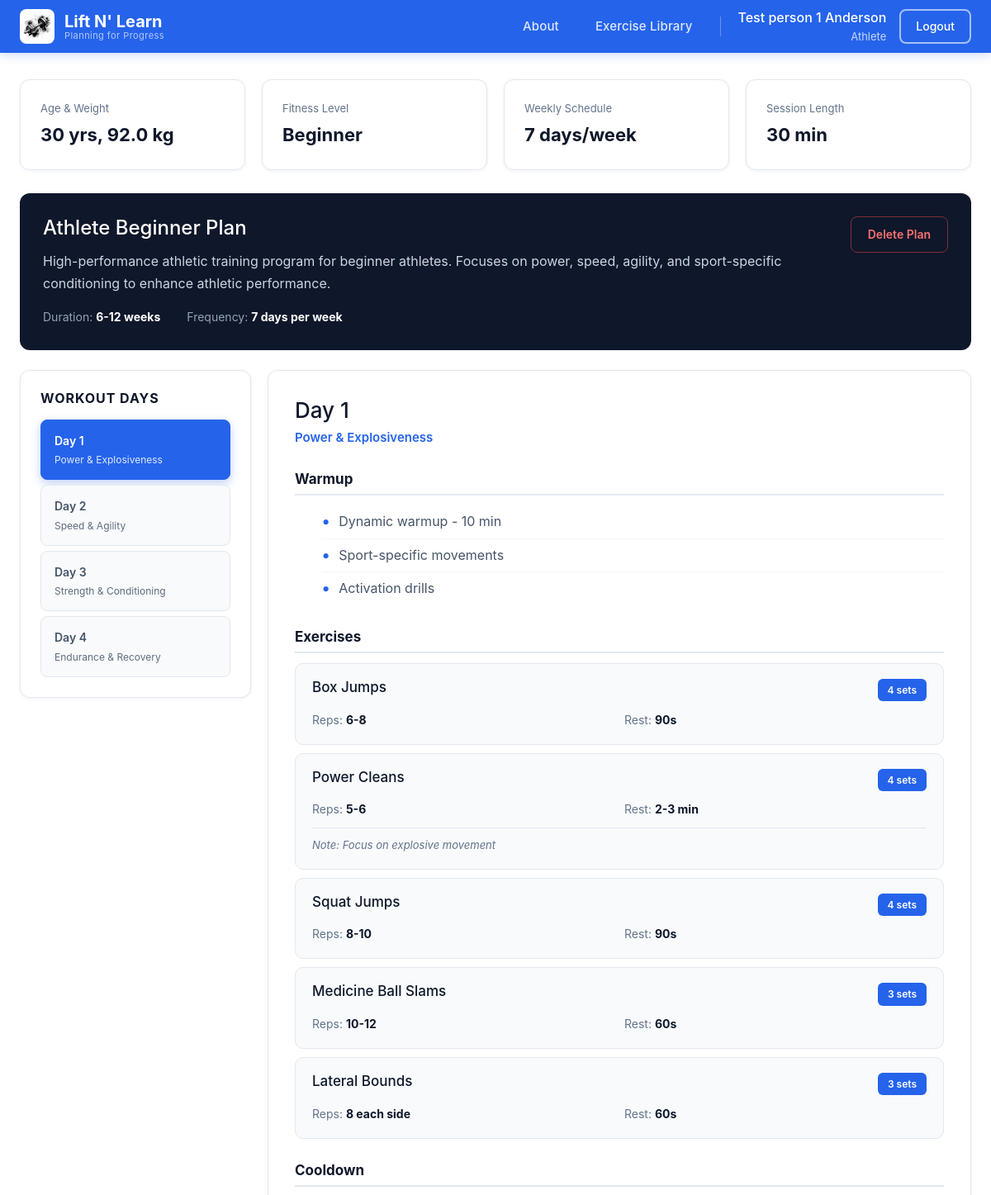
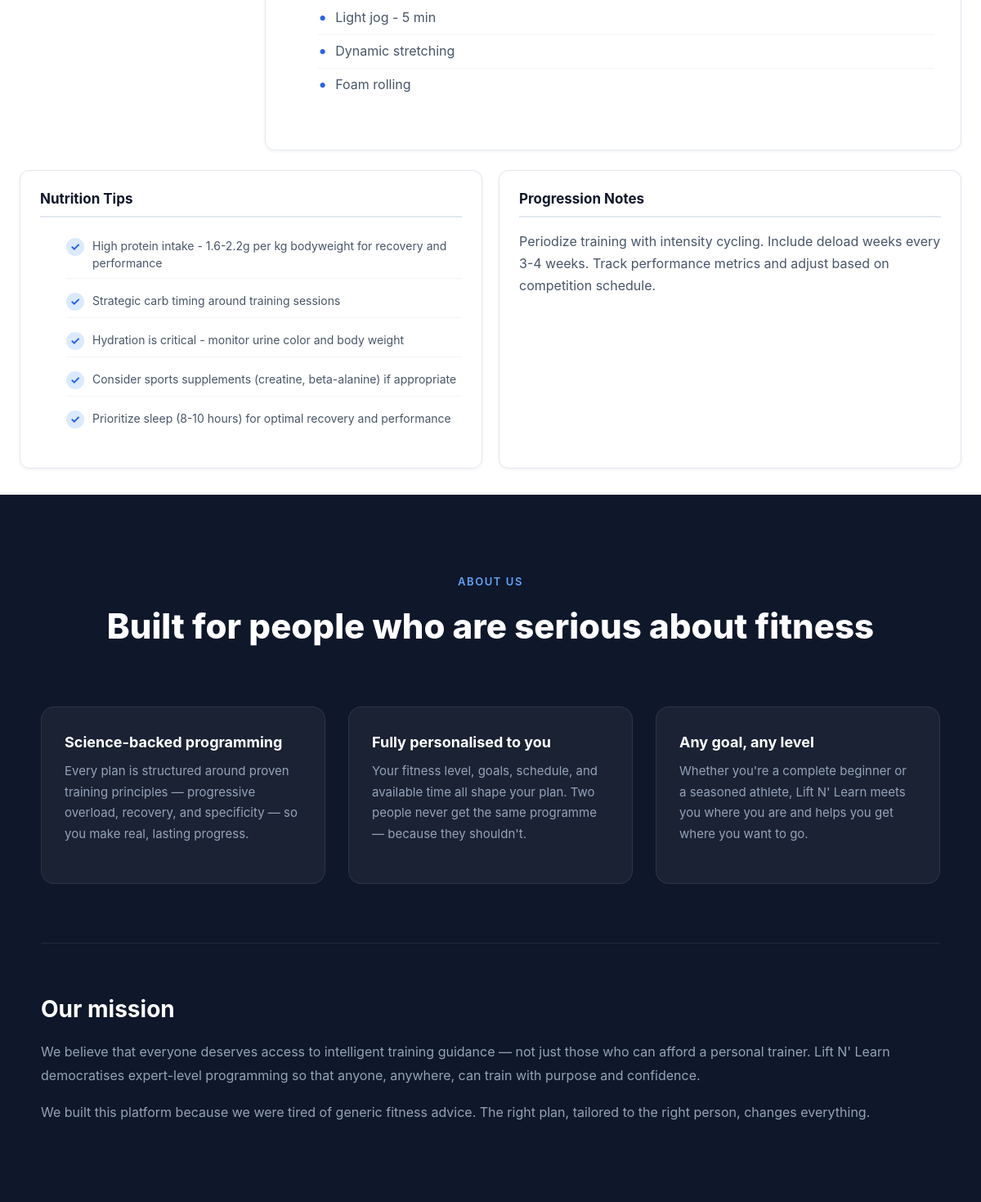
/ (signed in), run on the app's committed database (2 pictures, top to bottom).
### tables this page shows
CREATE TABLE user_profiles (
    id INTEGER PRIMARY KEY AUTOINCREMENT,
    user_id INTEGER UNIQUE NOT NULL,
    full_name TEXT NOT NULL,
    age INTEGER NOT NULL CHECK (age > 0 AND age < 120),
    weight REAL NOT NULL CHECK (weight > 0),
    height REAL NOT NULL CHECK (height > 0),
    fitness_type TEXT NOT NULL CHECK (fitness_type IN ('general_fitness', 'athlete', 'muscle_strength', 'calisthenics')),
    fitness_level TEXT NOT NULL CHECK (fitness_level IN ('beginner', 'intermediate', 'advanced')),
    goals TEXT NOT NULL,
    workout_days INTEGER NOT NULL CHECK (workout_days >= 1 AND workout_days <= 7),
    session_duration INTEGER NOT NULL CHECK (session_duration > 0),
    medical_conditions TEXT DEFAULT '',
    created_at TIMESTAMP DEFAULT CURRENT_TIMESTAMP,
    updated_at TIMESTAMP DEFAULT CURRENT_TIMESTAMP,
    FOREIGN KEY (user_id) REFERENCES users (id) ON DELETE CASCADE
);

CREATE TABLE workout_plans (
    id INTEGER PRIMARY KEY AUTOINCREMENT,
    user_id INTEGER NOT NULL,
    plan_name TEXT NOT NULL,
    fitness_type TEXT NOT NULL,
    difficulty TEXT NOT NULL,
    plan_data TEXT NOT NULL,
    is_active INTEGER DEFAULT 1,
    created_at TIMESTAMP DEFAULT CURRENT_TIMESTAMP,
    FOREIGN KEY (user_id) REFERENCES users (id) ON DELETE CASCADE
);

### app.py (the view)
@app.route('/')
def index():
    return render_template('home.html')

### app.py (called while the page is built)
@login_manager.user_loader
def load_user(user_id):
    return User.get_by_id(int(user_id))

@app.template_filter('get_user_profile')
def get_user_profile(user_id):
    return UserProfile.get_by_user_id(user_id)

@app.template_filter('get_workout_plan')
def get_workout_plan(user_id):
    return WorkoutPlan.get_active_by_user_id(user_id)

@app.context_processor
def inject_nav_profile():
    nav_profile = None
    if current_user.is_authenticated:
        nav_profile = UserProfile.get_by_user_id(current_user.id)
    return dict(nav_profile=nav_profile)

### database.py (called while the page is built)
def get_db():
    conn = sqlite3.connect(DATABASE)
    conn.row_factory = sqlite3.Row
    return conn

    @staticmethod
    def get_by_id(user_id):
        conn = get_db()
        user_data = conn.execute(
            'SELECT * FROM users WHERE id = ?', (user_id,)
        ).fetchone()
        conn.close()
        if user_data:
            return User(user_data['id'], user_data['username'], user_data['email'],
                       user_data['password_hash'], user_data['created_at'])
        return None

    @staticmethod
    def get_by_user_id(user_id):
        conn = get_db()
        profile = conn.execute(
            'SELECT * FROM user_profiles WHERE user_id = ?', (user_id,)
        ).fetchone()
        conn.close()
        return dict(profile) if profile else None

    @staticmethod
    def get_active_by_user_id(user_id):
        conn = get_db()
        plan = conn.execute(
            'SELECT * FROM workout_plans WHERE user_id = ? AND is_active = 1 ORDER BY created_at DESC LIMIT 1',
            (user_id,)
        ).fetchone()
        conn.close()
        if plan:
            plan_dict = dict(plan)
            plan_dict['plan_data'] = json.loads(plan_dict['plan_data'])
            return plan_dict
        return None

### templates/home.html (shortened to what this page needs)
{% extends "base.html" %}
{% block content %}
<div class="dashboard-container">
    {% set profile = current_user.id | get_user_profile if current_user.is_authenticated else None %}
    {% set workout_plan = current_user.id | get_workout_plan if current_user.is_authenticated else None %}
    {% if current_user.is_authenticated and profile %}
        <div class="stats-grid">
                <div class="stat-card">
                    <div class="stat-content">
                        <div class="stat-label">Age & Weight</div>
                        <div class="stat-value">{{ profile.age }} yrs, {{ profile.weight }} kg</div>
                    </div>
                </div>
                <div class="stat-card">
                    <div class="stat-content">
                        <div class="stat-label">Fitness Level</div>
                        <div class="stat-value">{{ profile.fitness_level.title() }}</div>
                    </div>
                </div>
                <div class="stat-card">
                    <div class="stat-content">
                        <div class="stat-label">Weekly Schedule</div>
                        <div class="stat-value">{{ profile.workout_days }} days/week</div>
                    </div>
                </div>
                <div class="stat-card">
                    <div class="stat-content">
                        <div class="stat-label">Session Length</div>
                        <div class="stat-value">{{ profile.session_duration }} min</div>
                    </div>
                </div>
            </div>
            {% if workout_plan %}
            <div class="plan-overview">
                <div class="plan-overview-header">
                    <div>
                        <h2>{{ workout_plan.plan_name }}</h2>
                        <p class="plan-description">{{ workout_plan.plan_data.description }}</p>
                        <div class="plan-meta">
                            <span>Duration: <strong>{{ workout_plan.plan_data.duration }}</strong></span>
                            <span>Frequency: <strong>{{ workout_plan.plan_data.frequency }}</strong></span>
                        </div>
                    </div>
                    <button type="button" class="btn-delete-plan" onclick="document.getElementById('delete-modal').style.display='flex'">
                        Delete Plan
                    </button>
                </div>
            </div>
            <div class="workout-container">
                <div class="workout-sidebar">
                    <h3>Workout Days</h3>
                    <div class="workout-days">
                        {% for workout in workout_plan.plan_data.workouts %}
                        <button class="workout-day-btn {% if loop.index0 == 0 %}active{% endif %}" onclick="showWorkout({{ loop.index0 }})">
                            <div class="day-title">{{ workout.day }}</div>
                            <div class="day-focus">{{ workout.focus }}</div>
                        </button>
                        {% endfor %}
                    </div>
                </div>
                <div class="workout-content">
                    {% for workout in workout_plan.plan_data.workouts %}
                    <div class="workout-detail {% if loop.index0 == 0 %}active{% endif %}" id="workout-{{ loop.index0 }}">
                        <h2>{{ workout.day }}</h2>
                        <p class="workout-focus">{{ workout.focus }}</p>
                        <div class="workout-section">
                            <h3>Warmup</h3>
                            <ul class="workout-list">
                                {% for item in workout.warmup %}
                                <li>{{ item }}</li>
                                {% endfor %}
                            </ul>
                        </div>
                        <div class="workout-section">
                            <h3>Exercises</h3>
                            <div class="exercise-list">
                                {% for exercise in workout.exercises %}
                                <div class="exercise-card">
                                    <div class="exercise-header">
                                        <h4>{{ exercise.name }}</h4>
                                        <span class="exercise-badge">{{ exercise.sets }} sets</span>
                                    </div>
                                    <div class="exercise-details">
                                        <div>Reps: <strong>{{ exercise.reps }}</strong></div>
                                        <div>Rest: <strong>{{ exercise.rest }}</strong></div>
                                    </div>
                                    {% if exercise.notes %}
                                    <div class="exercise-notes">Note: {{ exercise.notes }}</div>
                                    {% endif %}
                                </div>
                                {% endfor %}
                            </div>
                        </div>
                        <div class="workout-section">
                            <h3>Cooldown</h3>
                            <ul class="workout-list">
                                {% for item in workout.cooldown %}
                                <li>{{ item }}</li>
                                {% endfor %}
                            </ul>
                        </div>
                    </div>
                    {% endfor %}
                </div>
            </div>
            <div class="additional-info">
                <div class="info-card">
                    <h3>Nutrition Tips</h3>
                    <ul class="tips-list">
                        {% for tip in workout_plan.plan_data.nutrition_tips %}
                        <li>{{ tip }}</li>
                        {% endfor %}
                    </ul>
                </div>
                <div class="info-card">
                    <h3>Progression Notes</h3>
                    <p>{{ workout_plan.plan_data.progression_notes }}</p>
                </div>
            </div>
            {% endif %}
    {% endif %}
</div>
<section id="about" class="about-section">
        <div class="about-inner">
            <div class="about-header">
                <div class="about-eyebrow">About Us</div>
                <h2>Built for people who are serious about fitness</h2>
            </div>
            <div class="about-grid">
                <div class="about-card">
                    <h3>Science-backed programming</h3>
                    <p>Every plan is structured around proven training principles — progressive overload, recovery, and specificity — so you make real, lasting progress.</p>
                </div>
                <div class="about-card">
                    <h3>Fully personalised to you</h3>
                    <p>Your fitness level, goals, schedule, and available time all shape your plan. Two people never get the same programme — because they shouldn't.</p>
                </div>
                <div class="about-card">
                    <h3>Any goal, any level</h3>
                    <p>Whether you're a complete beginner or a seasoned athlete, Lift N' Learn meets you where you are and helps you get where you want to go.</p>
                </div>
            </div>
            <div class="about-mission">
                <div class="about-mission-text">
                    <h3>Our mission</h3>
                    <p>We believe that everyone deserves access to intelligent training guidance — not just those who can afford a personal trainer. Lift N' Learn democratises expert-level programming so that anyone, anywhere, can train with purpose and confidence.</p>
                    <p>We built this platform because we were tired of generic fitness advice. The right plan, tailored to the right person, changes everything.</p>
                </div>
            </div>
        </div>
    </section>
{% endblock %}

### templates/base.html (shortened to what this page needs)
<!DOCTYPE html>
<html lang="en">
<head>
    <link href="https://cdn.jsdelivr.net/npm/bootstrap@5.3.2/dist/css/bootstrap.min.css" rel="stylesheet">
    <link rel="stylesheet" href="{{ url_for('static', filename='style.css') }}">
</head>
<body>
    {% block navbar %}
    <nav class="navbar">
        <div class="nav-content">
            <div class="nav-brand">
                <img src="{{ url_for('static', filename='image copy.png') }}" alt="Dumbbell" class="nav-brand-icon">
                <div class="nav-brand-text">
                    <span class="nav-brand-title">Lift N' Learn</span>
                    <span class="nav-brand-slogan">Planning for Progress</span>
                </div>
            </div>
            <div class="nav-user">
                <a href="/#about" class="nav-link-about" onclick="scrollToAbout(event)">About</a>
                <a href="{{ url_for('exercise_library') }}" class="nav-link-about {% if request.endpoint == 'exercise_library' %}nav-link-active{% endif %}">Exercise Library</a>
                {% if current_user.is_authenticated %}
                    <div class="user-info">
                        {% if nav_profile %}
                            <div class="user-name">{{ nav_profile.full_name }}</div>
                            <div class="user-type">{{ nav_profile.fitness_type.replace('_', ' ').title() }}</div>
                        {% else %}
                            <div class="user-name">{{ current_user.username }}</div>
                        {% endif %}
                    </div>
                    <a href="{{ url_for('logout') }}" class="nav-btn-outline">Logout</a>
                {% else %}
                    <a href="{{ url_for('login') }}" class="nav-btn-solid">Login</a>
                    <a href="{{ url_for('register') }}" class="nav-btn-solid">Register</a>
                {% endif %}
            </div>
        </div>
    </nav>
    {% endblock navbar %}
    {% block content %}{% endblock %}
</body>
</html>

### data on the page
user_profiles: full_name "Test person 1 Anderson", fitness_type.replace "Athlete", age "30", weight "92.0", fitness_level "Beginner", workout_days "7", session_duration "30"
workout_plans: plan_name "Athlete Beginner Plan"

### other printed values
{{ workout_plan.plan_data.description }} "High-performance athletic training program for beginner athletes. Focuses on power, speed, agility, and sport-specific conditioning to enhance athletic performance."
{{ workout_plan.plan_data.duration }} "6-12 weeks"
{{ workout_plan.plan_data.frequency }} "7 days per week"
{{ workout.day }} "Day 1" "Day 2" "Day 3" "Day 4"
{{ workout.focus }} "Power & Explosiveness" "Speed & Agility" "Strength & Conditioning" "Endurance & Recovery"
{{ workout.day }} "Day 1"
{{ workout.focus }} "Power & Explosiveness"
{{ item }} "Dynamic warmup - 10 min" "Sport-specific movements" "Activation drills"
{{ exercise.name }} "Box Jumps" "Power Cleans" "Squat Jumps" "Medicine Ball Slams" "Lateral Bounds"
{{ exercise.sets }} "4" "4" "4" "3" "3"
{{ exercise.reps }} "6-8" "5-6" "8-10" "10-12" "8 each side"
{{ exercise.rest }} "90s" "2-3 min" "90s" "60s" "60s"
{{ exercise.notes }} "Focus on explosive movement"
{{ item }} "Light jog - 5 min" "Dynamic stretching" "Foam rolling"
{{ tip }} "High protein intake - 1.6-2.2g per kg bodyweight for recovery and performance" "Strategic carb timing around training sessions" "Hydration is critical - monitor urine color and body weight" "Consider sports supplements (creatine, beta-alanine) if appropriate" "Prioritize sleep (8-10 hours) for optimal recovery and performance"
